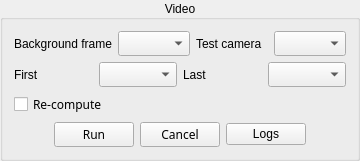
              <widget class="QGroupBox" name="gb_depth_video">
               <property name="title">
                <string>Video</string>
               </property>
               <property name="alignment">
                <set>Qt::AlignCenter</set>
               </property>
               <property name="flat">
                <bool>false</bool>
               </property>
               <property name="checkable">
                <bool>false</bool>
               </property>
               <layout class="QGridLayout" name="gridLayout_21">
                <item row="1" column="0">
                 <layout class="QGridLayout" name="gridLayout_17" columnstretch="0,0,0,0">
                  <item row="0" column="1">
                   <widget class="ComboBoxAutocomplete" name="dd_depth_video_first">
                    <property name="font">
                     <font>
                      <family>.SF NS Text</family>
                     </font>
                    </property>
                   </widget>
                  </item>
                  <item row="0" column="3">
                   <widget class="ComboBoxAutocomplete" name="dd_depth_video_last">
                    <property name="font">
                     <font>
                      <family>.SF NS Text</family>
                     </font>
                    </property>
                   </widget>
                  </item>
                  <item row="0" column="2">
                   <widget class="QLabel" name="label_depth_video_last">
                    <property name="text">
                     <string>Last</string>
                    </property>
                   </widget>
                  </item>
                  <item row="0" column="0">
                   <widget class="QLabel" name="label_depth_video_first">
                    <property name="text">
                     <string>First</string>
                    </property>
                   </widget>
                  </item>
                 </layout>
                </item>
                <item row="2" column="0">
                 <widget class="QCheckBox" name="cb_depth_recompute">
                  <property name="font">
                   <font>
                    <family>.SF NS Text</family>
                   </font>
                  </property>
                  <property name="text">
                   <string>Re-compute</string>
                  </property>
                 </widget>
                </item>
                <item row="3" column="0">
                 <layout class="QGridLayout" name="gridLayout_13" columnstretch="1,1,1,1,1">
                  <item row="0" column="1">
                   <widget class="QPushButton" name="btn_depth_video_run">
                    <property name="font">
                     <font>
                      <family>.SF NS Text</family>
                     </font>
                    </property>
                    <property name="toolTipDuration">
                     <number>5</number>
                    </property>
                    <property name="text">
                     <string>Run</string>
                    </property>
                   </widget>
                  </item>
                  <item row="0" column="2">
                   <widget class="QPushButton" name="btn_depth_video_cancel">
                    <property name="font">
                     <font>
                      <family>.SF NS Text</family>
                     </font>
                    </property>
                    <property name="toolTipDuration">
                     <number>5</number>
                    </property>
                    <property name="text">
                     <string>Cancel</string>
                    </property>
                   </widget>
                  </item>
                  <item row="0" column="3">
                   <widget class="QPushButton" name="btn_depth_video_logs">
                    <property name="text">
                     <string>Logs</string>
                    </property>
                   </widget>
                  </item>
                  <item row="0" column="0">
                   <spacer name="horizontalSpacer_4">
                    <property name="orientation">
                     <enum>Qt::Horizontal</enum>
                    </property>
                    <property name="sizeHint" stdset="0">
                     <size>
                      <width>40</width>
                      <height>20</height>
                     </size>
                    </property>
                   </spacer>
                  </item>
                  <item row="0" column="4">
                   <spacer name="horizontalSpacer_5">
                    <property name="orientation">
                     <enum>Qt::Horizontal</enum>
                    </property>
                    <property name="sizeHint" stdset="0">
                     <size>
                      <width>40</width>
                      <height>20</height>
                     </size>
                    </property>
                   </spacer>
                  </item>
                 </layout>
                </item>
                <item row="0" column="0">
                 <layout class="QGridLayout" name="gridLayout_57">
                  <item row="0" column="3">
                   <widget class="ComboBoxAutocomplete" name="dd_depth_video_camera">
                    <property name="font">
                     <font>
                      <family>.SF NS Text</family>
                     </font>
                    </property>
                   </widget>
                  </item>
                  <item row="0" column="2">
                   <widget class="QLabel" name="label_depth_video_camera">
                    <property name="text">
                     <string>Test camera</string>
                    </property>
                   </widget>
                  </item>
                  <item row="0" column="1">
                   <widget class="ComboBoxAutocomplete" name="dd_depth_video_frame_bg">
                    <property name="font">
                     <font>
                      <family>.SF NS Text</family>
                     </font>
                    </property>
                   </widget>
                  </item>
                  <item row="0" column="0">
                   <widget class="QLabel" name="label_depth_video_frame_bg">
                    <property name="text">
                     <string>Background frame</string>
                    </property>
                   </widget>
                  </item>
                 </layout>
                </item>
               </layout>
              </widget>
